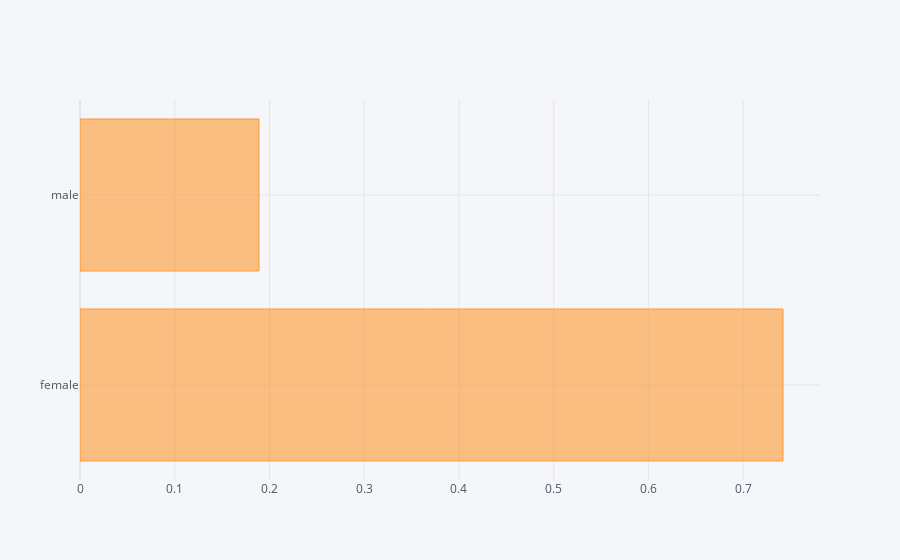

The code cell stored with this chart in its notebook:
### Code cell
train[['Sex','Survived']].groupby(['Sex']).mean().iplot(kind='barh')

### Figure 1 — Plotly figure (JSON) as saved in the notebook; plotly's stock layout.template omitted (floating-point values rounded to 4 significant figures)
{"data": [{"marker": {"color": "rgba(255, 153, 51, 0.6)", "line": {"color": "rgba(255, 153, 51, 1.0)", "width": 1}}, "name": "Survived", "orientation": "h", "text": "", "type": "bar", "x": [0.742, 0.1889], "y": ["female", "male"]}], "layout": {"legend": {"bgcolor": "#F5F6F9", "font": {"color": "#4D5663"}}, "paper_bgcolor": "#F5F6F9", "plot_bgcolor": "#F5F6F9", "title": {"font": {"color": "#4D5663"}}, "xaxis": {"gridcolor": "#E1E5ED", "showgrid": true, "tickfont": {"color": "#4D5663"}, "title": {"font": {"color": "#4D5663"}, "text": ""}, "zerolinecolor": "#E1E5ED"}, "yaxis": {"gridcolor": "#E1E5ED", "showgrid": true, "tickfont": {"color": "#4D5663"}, "title": {"font": {"color": "#4D5663"}, "text": ""}, "zerolinecolor": "#E1E5ED"}}}
